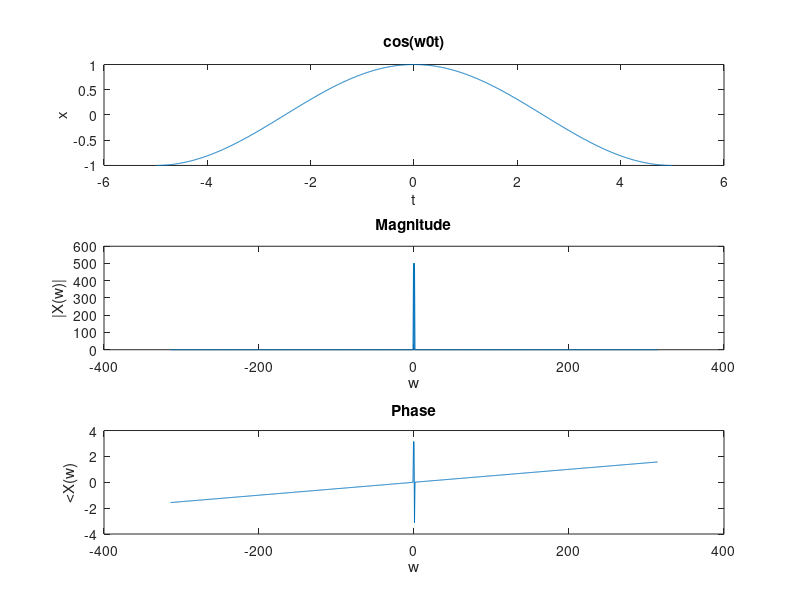

The MATLAB script that drew this image:
%% Question 1 (a)
clear all
t = -5:1/50:5;
w0 = 2*pi/10;
x = cos(w0*t);
subplot(311)
plot(t,x)
title('cos(w0t)')
xlabel('t')
ylabel('x')

%(b)
y = fftshift(fft(x)); 
f = (t*w0/(1/50));
subplot(312)
plot(f,abs(y))
title('Magnitude')
xlabel('w')
ylabel('|X(w)|')
subplot(313)
plot(f,angle(y))
title('Phase')
xlabel('w')
ylabel('<X(w)')

%% (d)
clear all
t = -5:1/100:5; % step size reduced to 1/100
w0 = 2*pi/10;
x = cos(w0*t);
subplot(311)
plot(t,x)
title('cos(w0t)')
xlabel('t')
ylabel('x')

y = fftshift(fft(x)); 
f = (t*w0/(1/100));
subplot(312)
plot(f,abs(y))
title('Magnitude')
xlabel('w')
ylabel('|X(w)|')
subplot(313)
plot(f,angle(y))
title('Phase')
xlabel('w')
ylabel('<X(w)')